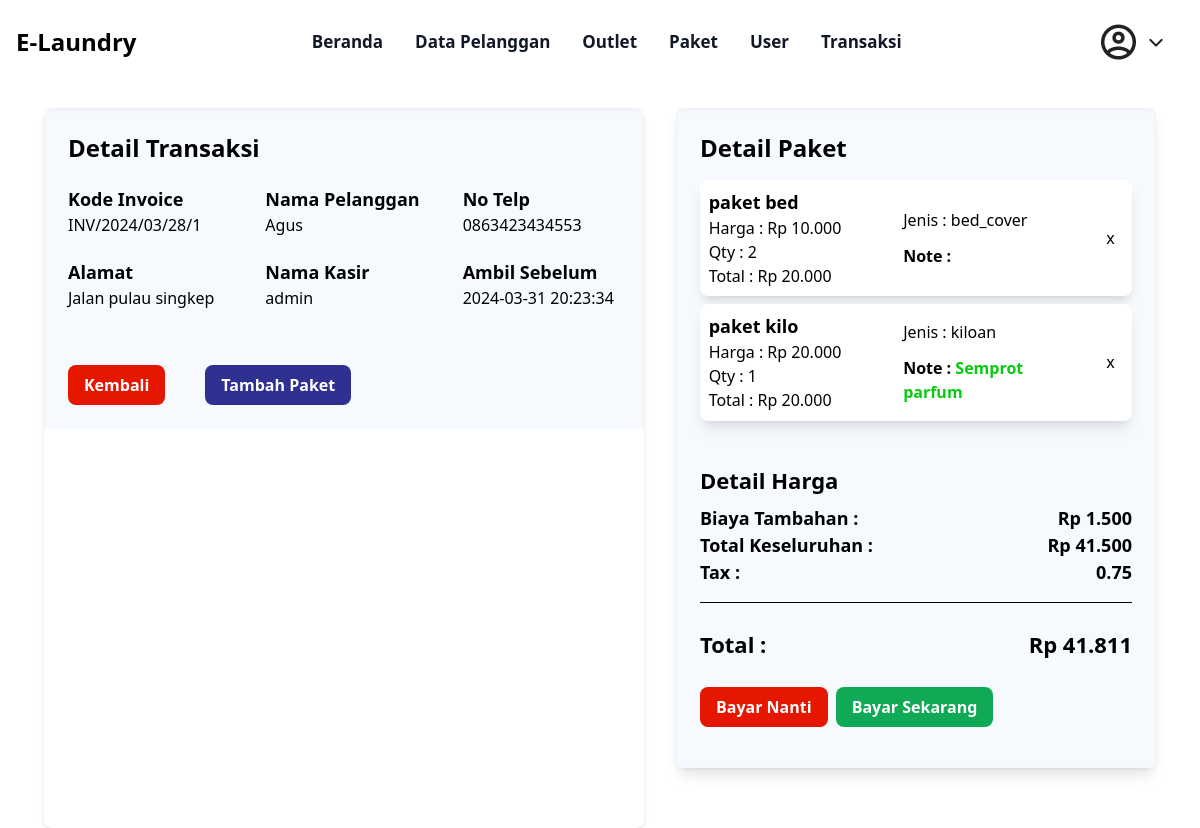
Screenshot of /admin/detail_transaksi.php?id_transaksi=34 with the database file from the repository.
### tables this page shows
CREATE TABLE `tb_transaksi` (
  `id_transaksi` int(11) NOT NULL,
  `id_outlet` int(11) NOT NULL,
  `kode_invoice` varchar(100) NOT NULL,
  `id_member` int(11) NOT NULL,
  `tgl` datetime NOT NULL,
  `batas_waktu` datetime NOT NULL,
  `tgl_bayar` datetime NOT NULL,
  `biaya_tambahan` int(11) NOT NULL,
  `diskon` double NOT NULL,
  `pajak` double NOT NULL,
  `status` enum('baru','proses','selesai','diambil') NOT NULL,
  `dibayar` enum('dibayar','belum_dibayar') NOT NULL,
  `id_user` int(11) NOT NULL
);

CREATE TABLE `tb_member` (
  `id_member` int(11) NOT NULL,
  `nama` varchar(100) NOT NULL,
  `alamat` text NOT NULL,
  `jenis_kelamin` enum('L','P','') NOT NULL,
  `tlp` varchar(15) NOT NULL
);

CREATE TABLE `tb_user` (
  `id_user` int(11) NOT NULL,
  `nama` varchar(100) NOT NULL,
  `username` varchar(30) NOT NULL,
  `password` text NOT NULL,
  `id_outlet` int(11) NOT NULL,
  `role` enum('admin','kasir','owner','') NOT NULL
);

CREATE TABLE `tb_detail_transaksi` (
  `id_detail_transaksi` int(11) NOT NULL,
  `id_transaksi` int(11) NOT NULL,
  `id_paket` int(11) NOT NULL,
  `qty` double NOT NULL,
  `keterangan` text NOT NULL,
  `harga_paket` int(11) NOT NULL,
  `total_harga` double NOT NULL
);

CREATE TABLE `tb_paket` (
  `id_paket` int(11) NOT NULL,
  `id_outlet` int(11) NOT NULL,
  `jenis` enum('kiloan','selimut','bed_cover','kaos','lain') NOT NULL,
  `nama_paket` varchar(100) NOT NULL,
  `harga` int(11) NOT NULL
);

### admin/detail_transaksi.php (the view, shortened to what this page needs)
<?php
    require "../layout/navbar_admin.php";
?>
<?= template_header('Home') ?>
<div class="flex justify-center h-fit mt-[2%]">
    <div class="bg-white rounded-lg overflow-hidden shadow-md w-[50%]">
        <div class="bg-[#F6FAFF] shadow-inner p-6">
            <h2 class="text-2xl font-bold mb-4">Detail Transaksi</h2>
            <div class="flex flex-row mt-[4%] space-x-10">
    <?php
    @$id_transaksi = $_GET['id_transaksi'];
    if (!$id_transaksi) {
        $queryTransaksi = "SELECT * FROM tb_transaksi ORDER BY id_transaksi DESC LIMIT 1";
    } else {
        $queryTransaksi = "SELECT * FROM tb_transaksi WHERE id_transaksi = '$id_transaksi'";
    }
    $hasilTransaksi = mysqli_query($koneksi, $queryTransaksi);
    $rowTransaksi = mysqli_fetch_array($hasilTransaksi);
    $id_member = $rowTransaksi['id_member'];
    $queryMember = "SELECT nama,alamat,tlp FROM tb_member WHERE id_member = '$id_member'";
    $hasilMember = mysqli_query($koneksi, $queryMember);
    $rowMember = mysqli_fetch_array($hasilMember);
    $id_user = $rowTransaksi['id_user'];
    $queryUser = "SELECT * FROM tb_user WHERE id_user = '$id_user'";
    $hasilUser = mysqli_query($koneksi, $queryUser);
    $rowUser = mysqli_fetch_array($hasilUser);
    ?>
    <div class="w-1/3">
                    <p class="text-gray-700">
                        <p class="font-semibold text-[18px]">Kode Invoice</p>
                        <p><?= $rowTransaksi['kode_invoice'] ?></p>
                    </p>
                </div>
    <div class="w-1/3">
                    <p class="text-gray-700">
                        <p class="font-semibold text-[18px]">Nama Pelanggan</p>
                        <p><?= $rowMember['nama'] ?></p>
                    </p>
                </div>
    <div class="w-1/3">
                    <p class="text-gray-700">
                        <p class="font-semibold text-[18px]">No Telp</p>
                        <p><?= $rowMember['tlp'] ?></p>
                    </p>
                </div>
                </div>
    <div class="flex flex-row mt-[4%] space-x-10">
                <div class="w-1/3">
                    <p class="text-gray-700">
                        <p class="font-semibold text-[18px]">Alamat</p>
                        <p><?= $rowMember['alamat'] ?></p>
                    </p>
                </div>
    <div class="w-1/3">
                    <p class="text-gray-700">
                        <p class="font-semibold text-[18px]">Nama Kasir</p>
                        <p><?= $rowUser['nama'] ?></p>
                    </p>
                </div>
    <div class="w-1/3">
                    <p class="text-gray-700">
                        <p class="font-semibold text-[18px]">Ambil Sebelum</p>
                        <p><?= $rowTransaksi['batas_waktu'] ?></p>
                    </p>
                </div>
            </div>
            <div class="flex flex-row mt-[10%] space-x-10">
                <div class="flex flex-col items-center">
                    <div class="flex justify-between w-full space-x-10">
                     <a href="transaksi.php">
                     <button class="bg-[#E61700] hover:bg-red-700 text-white font-bold py-2 px-4 rounded-lg">
                        Kembali
                      </button>
                     </a>
                      <button data-modal-target="paket-modal" data-modal-toggle="paket-modal" class="bg-[#2E3192] hover:bg-blue-950 text-white font-bold py-2 px-4 rounded-lg">
                        Tambah Paket
                      </button>
                    </div>
                  </div>
            </div>
        </div>
    </div>
        <div class="ml-8 bg-white rounded-lg overflow-hidden shadow-lg w-[40%] mb-[5%]">
        <div class="bg-[#F6FAFF] shadow-inner p-6">
            <h2 class="text-2xl font-bold mb-4">Detail Paket</h2>
        <?php
        function rupiah($angka)
        {
            $hasil_rupiah = "Rp " . number_format($angka, 0, ',', '.');
            return $hasil_rupiah;
        }
        $id_transaksi = $rowTransaksi['id_transaksi'];
        $queryDetailProduct = "SELECT * FROM tb_detail_transaksi WHERE id_transaksi = '$id_transaksi'";
        $dataDetailProduct = mysqli_query($koneksi, $queryDetailProduct);
        @$totalHarga += $rowTransaksi['biaya_tambahan'];
        while ($rowDetailProduct = mysqli_fetch_array($dataDetailProduct)) {
            $id_paket = $rowDetailProduct['id_paket'];
            $queryProduct = "SELECT * FROM tb_paket WHERE id_paket = '$id_paket'";
            $dataProduct = mysqli_query($koneksi, $queryProduct);
            $hasilProduct = mysqli_fetch_array($dataProduct);
            @$totalHargaPerItem = $rowDetailProduct['qty'] * $hasilProduct['harga'];
            @$totalHarga += $totalHargaPerItem;
            $total = @$totalHarga;
            $pajak = $total * $rowTransaksi['pajak'];
            $total += $pajak;
        ?>
            <div class="bg-white flex flex-row rounded-lg justify-between items-center mb-2 shadow-lg">
                <div class="flex flex-col w-2/4 mx-[2%] my-[2%] ">
                    <div class="font-semibold text-[18px]"><?= @$hasilProduct['nama_paket'] ?></div>
                    <div>Harga : <?= rupiah(@$hasilProduct['harga']) ?></div>
                    <div>Qty : <?= @$rowDetailProduct['qty'] ?></div>
                    <div>Total : <?= rupiah(@$totalHargaPerItem) ?></div>
                </div>
                <div class="flex flex-col mx-10 w-2/4 space-y-3">
                <div>Jenis : <?= @$hasilProduct['jenis'] ?></div>
                <div class="text-[#08CB0F] font-semibold">
                    <span class="text-black">Note :</span> <?= @$rowDetailProduct['keterangan'] ?>
                </div>
              </div>
              <div class="mx-[4%]">
              <a href="../delete/delete_detail_transaksi.php?id_detail_transaksi=<?= @$rowDetailProduct['id_detail_transaksi'] ?>&id_transaksi=<?= $id_transaksi ?>">x</a>
                </div>
            </div>
        <?php
        }
        if ($rowTransaksi['biaya_tambahan'] > 0) {
        ?>
         <div class="flex flex-col mt-[8%]">
                <div class="font-bold text-[22px] my-[2%]">Detail Harga</div>
                <div class="font-semibold text-[18px] flex justify-between">
                    <span>Biaya Tambahan :</span>
                    <span ><?= rupiah(@$rowTransaksi['biaya_tambahan']) ?> </span>
                </div>
        <?php
        }
        ?>
        <div class="font-semibold text-[18px] flex justify-between">
                    <span>Total Keseluruhan :</span>
                    <span ><?= rupiah(@$totalHarga) ?> </span>
                </div>
        <div class="font-semibold text-[18px] flex justify-between">
                    <span>Tax :</span>
                    <span ><?= $rowTransaksi['pajak'] * 100 ?> </span>
        </div>
        <div class="border-b border-black my-4"></div>
                <div class="font-bold text-[22px] my-[2%] flex justify-between">
                    <span>Total :</span>
                    <span ><?= rupiah(round(@$total));?> </span>
                </div>
            </div>
<div class="flex flex-row space-x-2 my-[4%]">
                <a href="transaksi.php">
                <button class="bg-[#E61700] hover:bg-red-900 text-white font-bold py-2 px-4 rounded-lg">
                    Bayar Nanti
                </button>
                </a>
                <button data-modal-target="bayar-modal" data-modal-toggle="bayar-modal" class="bg-[#10AA56] hover:bg-green-900 text-white font-bold py-2 px-4 rounded-lg">
                    Bayar Sekarang
                </button>
            </div>
         </div>
    </div>
</div>
<?= template_footer() ?>

### rows the page displays
tb_transaksi: kode_invoice "INV/2024/03/28/1", batas_waktu "2024-03-31 20:23:34", biaya_tambahan "Rp 1.500", $rowTransaksi['pajak']*100 "0.75"
tb_member: nama "Agus", tlp "0863423434553", alamat "Jalan pulau singkep"
tb_user: nama "admin"
tb_detail_transaksi: id_paket.nama_paket "paket bed", id_paket.harga "Rp 10.000", qty "2", qty.harga "Rp 20.000", id_paket.jenis "bed_cover"
tb_detail_transaksi: id_paket.nama_paket "paket kilo", id_paket.harga "Rp 20.000", qty "1", qty.harga "Rp 20.000", id_paket.jenis "kiloan", keterangan "Semprot parfum"

### other values shown
rupiah(@$totalHarga) "Rp 41.500"
rupiah(round(@$total)) "Rp 41.811"
